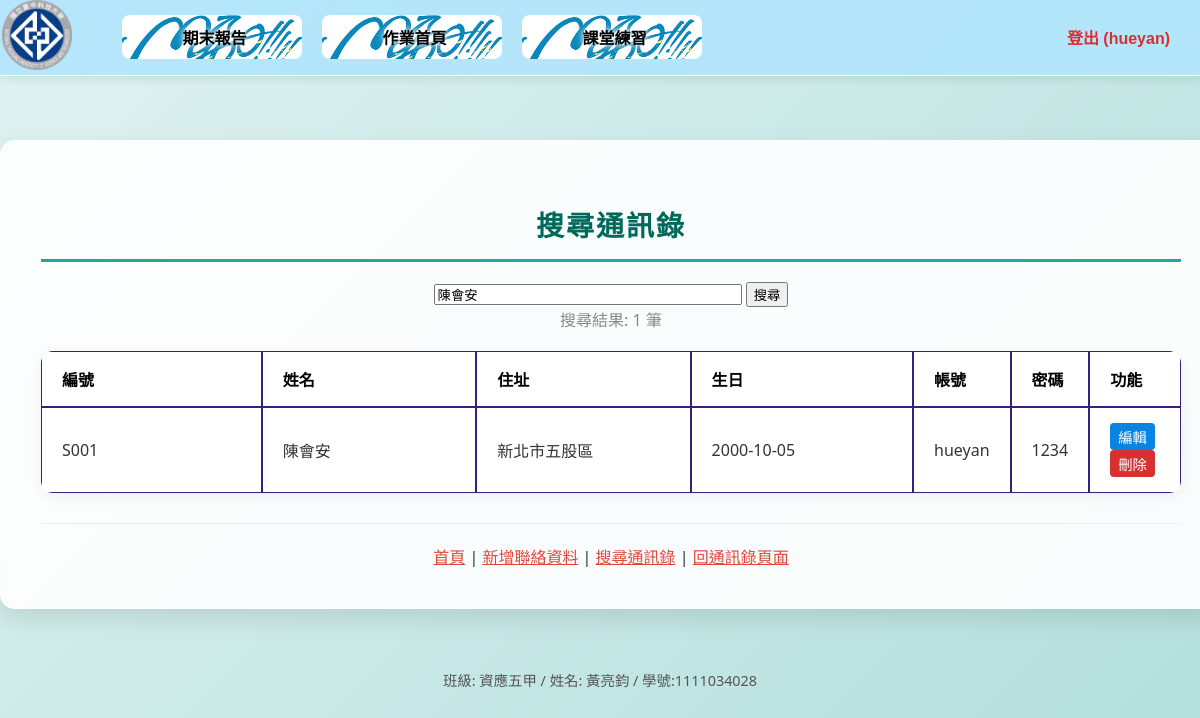
/hw/search.php?keyword=陳會安 (signed in), run on the app's committed database.
### tables this page shows
CREATE TABLE `students` (
  `sno` char(4) NOT NULL COMMENT '學號',
  `name` varchar(10) NOT NULL COMMENT '姓名',
  `address` varchar(255) NOT NULL COMMENT '地址',
  `birthday` date NOT NULL COMMENT '生日',
  `username` char(10) NOT NULL COMMENT '帳號',
  `password` char(10) NOT NULL COMMENT '密碼',
  `role` varchar(10) NOT NULL DEFAULT 'user',
  `picture` varchar(255) DEFAULT NULL COMMENT '頭像路徑',
  PRIMARY KEY (`sno`)
);

### hw/search.php (the view, shortened to what this page needs)
<?php
require_once("../DB/DB_open.php");
$keyword = "";
$search_result = null;
$total_records = 0;
$page = 1;
$limit = 5;
if (isset($_GET["keyword"])) {
    $keyword = $_GET["keyword"];
    if ($keyword != "") {
        if (isset($_GET["page"])) { $page  = $_GET["page"]; } else { $page=1; };
        $start_from = ($page-1) * $limit;
        $sql_count = "SELECT COUNT(*) FROM students WHERE name LIKE '%$keyword%' OR address LIKE '%$keyword%' OR sno LIKE '%$keyword%'";
        $rs_result = mysqli_query($link, $sql_count);
        $row_count = mysqli_fetch_row($rs_result);
        $total_records = $row_count[0];
        $sql = "SELECT * FROM students WHERE name LIKE '%$keyword%' OR address LIKE '%$keyword%' OR sno LIKE '%$keyword%' LIMIT $start_from, $limit";
        $search_result = mysqli_query($link, $sql);
    }
}
?>
<!DOCTYPE html>
<html lang="zh-TW">
<head>
    <link rel="stylesheet" href="css/navCSS.css">
    <link rel="stylesheet" href="css/indexCSS.css">
    <link rel="stylesheet" href="css/contacts.css">
</head>
<body>
    <div id="wrap">
        <header id="header" class="clearheader">
            <?php require "nav.php"; ?>
        </header>
        <main id="contents" class="wide-content">
            <h2>搜尋通訊錄</h2>
            <div class="search-box">
                <form action="search.php" method="get">
                    <input type="text" name="keyword" placeholder="請輸入關鍵字 (學號、姓名或住址)" value="<?php echo htmlspecialchars($keyword); ?>" style="width: 300px; display: inline-block;">
                    <input type="submit" value="搜尋" style="display: inline-block;">
                </form>
            </div>
            <?php if ($search_result): ?>
                <div style="margin-bottom: 20px; color: #888;">
                    搜尋結果: <?php echo $total_records; ?> 筆
                </div>
                <table>
                    <thead>
                        <tr>
                            <th width="10%">編號</th>
                            <th width="15%">姓名</th>
                            <th width="25%">住址</th>
                            <th width="15%">生日</th>
                            <th width="12%">帳號</th>
                            <th width="10%">密碼</th>
                            <th width="13%">功能</th>
                        </tr>
                    </thead>
                    <tbody>
                    <?php
                    if (mysqli_num_rows($search_result) > 0) {
                        while ($row = mysqli_fetch_assoc($search_result)) {
                    ?>
                        <tr>
                            <td><?php echo htmlspecialchars($row['sno']); ?></td>
                            <td><?php echo htmlspecialchars($row['name']); ?></td>
                            <td><?php echo htmlspecialchars($row['address']); ?></td>
                            <td><?php echo htmlspecialchars($row['birthday']); ?></td>
                            <td><?php echo htmlspecialchars($row['username']); ?></td>
                            <td><?php echo htmlspecialchars($row['password']); ?></td>
                            <td>
                                <a href="edit.php?action=edit&id=<?php echo $row['sno']; ?>" class="action-link edit-btn">編輯</a>
                                <a href="edit.php?action=delete&id=<?php echo $row['sno']; ?>" class="action-link del-btn" onclick="return confirm('確定要刪除嗎？');">刪除</a>
                            </td>
                        </tr>
                    <?php
                        }
                    } else {
                        echo "<tr><td colspan='7' style='text-align:center;'>查無資料</td></tr>";
                    }
                    ?>
                    </tbody>
                </table>
            <?php endif; ?>
            <div class="footer-links" style="margin-top: 30px; border-top: 1px solid #eee; padding-top: 20px;">
                <a href="index.php">首頁</a> |
                <a href="add.php">新增聯絡資料</a> |
                <a href="search.php">搜尋通訊錄</a> |
                <a href="contacts.php">回通訊錄頁面</a>
            </div>
        </main>
        <footer id="footer">
        </footer>
    </div>
</body>
</html>

### hw/css/navCss.css (style rules this page uses)
a { color: #df4839; }

### hw/css/indexCss.css (style rules this page uses)
body { background: linear-gradient(135deg, #e0f2f1 0%, #b2dfdb 100%); background-attachment: fixed; margin: 0; padding: 0; padding-top: 100px; font-family: 'Segoe UI', Tahoma, Geneva, Verdana, sans-serif; color: #333; }
#header { position: fixed; left: 0; top: 0; background-color: rgba(179, 229, 252, 0.95); width: 100%; box-shadow: 0 2px 10px rgba(0, 0, 0, 0.1); border-bottom: 1px solid white; z-index: 50; backdrop-filter: blur(5px); }
.clearheader::after { content: ""; display: block; clear: both; }
#contents { width: 798px; margin: 40px auto; padding: 40px 80px; background-color: rgba(255, 255, 255, 0.9); border-radius: 15px; box-shadow: 0 10px 25px rgba(0, 0, 0, 0.1); text-align: center; border: 1px solid rgba(255, 255, 255, 0.5); }
h2 { color: #00695c; font-size: 28px; margin-bottom: 20px; text-transform: uppercase; letter-spacing: 2px; display: block; width: 100%; border-bottom: 3px solid #26a69a; padding-bottom: 15px; }
#footer { text-align: center; clear: both; padding: 20px; color: #555; font-size: 0.9em; }
.container, #contents, #photo-contents, .card { background-color: rgba(255, 255, 255, 0.9); border-radius: 15px; box-shadow: 0 10px 25px rgba(0, 0, 0, 0.1); border: 1px solid rgba(255, 255, 255, 0.5); margin: 40px auto; padding: 40px; max-width: 800px; }
#contents.wide-content { width: 95%; max-width: 1200px; }

### hw/css/contacts.css (style rules this page uses)
:root { --primary-purple: #6c5ce7; --text-main: #333333; --accent-red: #d63031; --primary-blue: #0984e3; --font-stack: 'Microsoft JhengHei', sans-serif; --bg-light: #f8f9fa; }
table { width: 100%; max-width: 1200px; margin: 0 auto; border-collapse: separate; border-spacing: 0; border-radius: 12px; overflow: hidden; box-shadow: 0 4px 15px rgba(0,0,0,0.05); background: white; }
th, td { padding: 15px 20px; text-align: left; border: 1px solid #382078; }
th { background: transparent; color: #000; width: 25%; font-weight: 600; }
.action-link { text-decoration: none; padding: 3px 8px; border-radius: 4px; font-size: 0.9em; white-space: nowrap; display: inline-block; }
.edit-btn { background: #0984e3; color: white; margin-right: 5px; }
.del-btn { background: #d63031; color: white; }

### data on the page
students: sno "S001", name "陳會安", address "新北市五股區", birthday "2000-10-05", username "hueyan", password "1234"

### other printed values
$_SESSION["username"] "hueyan"
$total_records "1"
